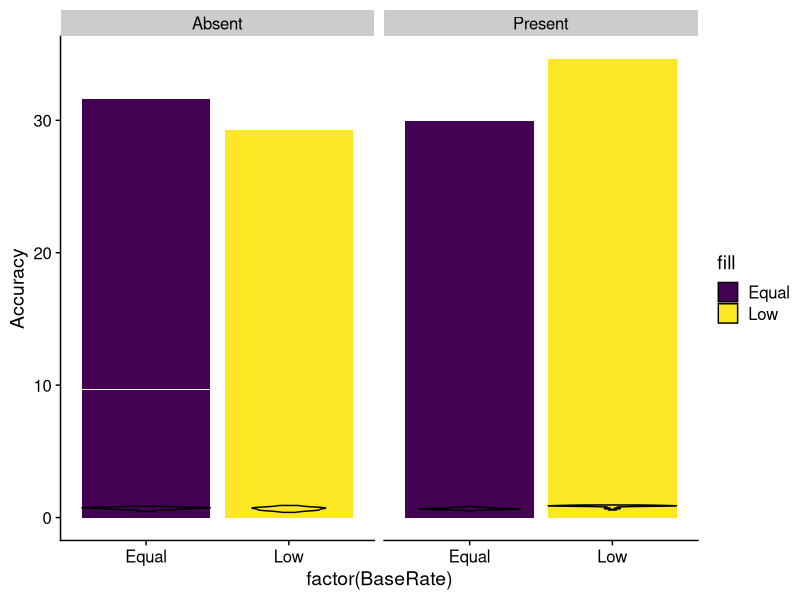
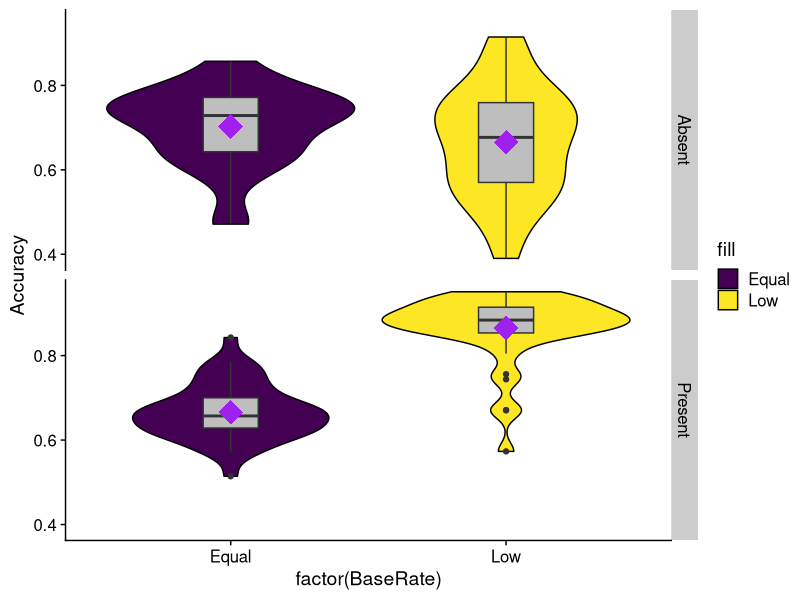

The R script that drew these images, in order:
## ---- chunk 1
library(tidyverse)
library(sjmisc)
library(ggplot2)
library(viridis)
library(cowplot)
## ---- chunk 2
df <- read.csv("./Workshop_Data.csv")
## ---- chunk 3
frq(df$gender)

frq(df$background)
## ---- chunk 4
df %>%
  summarise(M = mean(age),stdev=sd(age))
## ---- chunk 5
ANOVA <- aov(data = df, Accuracy ~ BaseRate * Feedback)
## ---- chunk 6
summary(ANOVA)
## ---- chunk 7
t.test(df$Accuracy, mu = 0.5)
## ---- chunk 8
df %>%
  group_by(Feedback,BaseRate) %>% 
  summarise(M = mean(Accuracy),SD=sd(Accuracy))
## ---- chunk 9
ggplot(data = df, aes(x=factor(BaseRate), y = Accuracy, fill = "Feedback")) +
   geom_bar(stat = "identity", aes(fill = factor(BaseRate))) +    
   facet_grid(. ~ Feedback) +
   theme_cowplot() +
   scale_fill_viridis(discrete = TRUE) +
   geom_violin(colour = "black", aes(fill = factor(BaseRate)))
## ---- chunk 10
ggplot(data = df, aes(x=factor(BaseRate), y = Accuracy, fill = "Feedback")) +
  facet_grid(Feedback ~ .) +
  theme_cowplot() +
  scale_fill_viridis(discrete = TRUE) +
  geom_violin(colour = "black", aes(fill = factor(BaseRate))) +
  geom_boxplot(width=0.2, fill = "grey") +
  stat_summary(fun = mean, geom = "point", shape = 18, size = 8, color = "purple", fill = "black")
